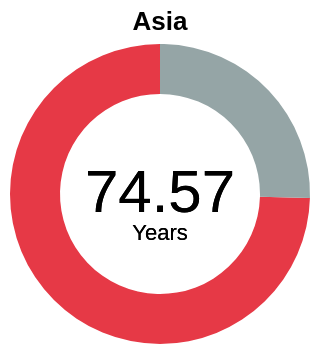

Express this chart as Vega-Lite.
### Vega-Lite specification from a JSON file in a GitHub repository (floating-point values rounded to 4 significant figures)
{"$schema": "https://vega.github.io/schema/vega-lite/v5.json", "width": 150, "height": 150, "config": {"view": {"stroke": null}}, "title": {"text": "Asia"}, "data": {"values": [{"Continent": "Asia", "Avg_LE": "74.56765719"}, {"Continent": "Remaining", "Avg_LE": "25.43234281"}]}, "layer": [{"mark": {"type": "arc", "innerRadius": 50}}, {"mark": {"type": "text", "text": "74.57", "fontSize": 30}, "encoding": {"color": {"value": "black"}}}, {"mark": {"type": "text", "text": "Years", "dy": 20}, "encoding": {"color": {"value": "black"}}}], "encoding": {"theta": {"field": "Avg_LE", "type": "quantitative"}, "color": {"field": "Continent", "type": "nominal", "legend": null, "scale": {"domain": ["Asia", "Remaining"], "range": ["#e63946", "#95A5A6"]}}, "tooltip": [{"field": "Continent", "type": "nominal", "title": "Continent"}, {"field": "Avg_LE", "type": "quantitative", "title": "Life Expectancy (years)", "format": ".2f"}]}}
